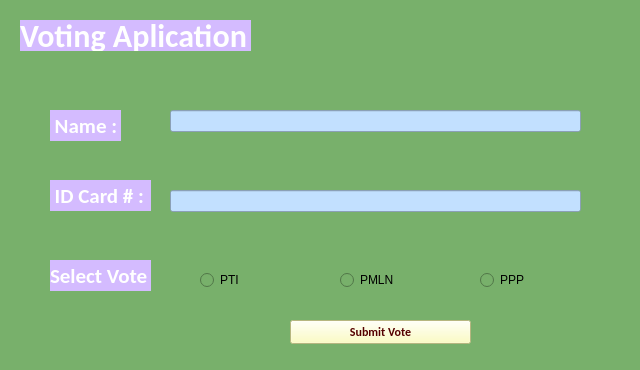
<?xml version="1.0" encoding="UTF-8"?>
<ui version="4.0">
 <class>MainWindow</class>
 <widget class="QMainWindow" name="MainWindow">
  <property name="geometry">
   <rect>
    <x>0</x>
    <y>0</y>
    <width>640</width>
    <height>370</height>
   </rect>
  </property>
  <property name="windowTitle">
   <string>Admin Section - Version 1.2.1</string>
  </property>
  <property name="autoFillBackground">
   <bool>false</bool>
  </property>
  <property name="styleSheet">
   <string notr="true">background-color: rgb(120, 176, 107);</string>
  </property>
  <widget class="QWidget" name="centralwidget">
   <widget class="QLabel" name="label_6">
    <property name="geometry">
     <rect>
      <x>20</x>
      <y>20</y>
      <width>231</width>
      <height>31</height>
     </rect>
    </property>
    <property name="font">
     <font>
      <family>Calibri</family>
      <pointsize>24</pointsize>
      <weight>75</weight>
      <bold>true</bold>
     </font>
    </property>
    <property name="styleSheet">
     <string notr="true">background-color: rgb(212, 187, 255);
color: rgb(255, 255, 255);</string>
    </property>
    <property name="text">
     <string>Voting Aplication</string>
    </property>
   </widget>
   <widget class="QLabel" name="label_7">
    <property name="geometry">
     <rect>
      <x>50</x>
      <y>110</y>
      <width>71</width>
      <height>31</height>
     </rect>
    </property>
    <property name="font">
     <font>
      <family>Calibri</family>
      <pointsize>16</pointsize>
      <weight>75</weight>
      <bold>true</bold>
     </font>
    </property>
    <property name="styleSheet">
     <string notr="true">background-color: rgb(212, 187, 255);
color: rgb(255, 255, 255);</string>
    </property>
    <property name="text">
     <string> Name :</string>
    </property>
   </widget>
   <widget class="QLineEdit" name="lineEdit">
    <property name="geometry">
     <rect>
      <x>170</x>
      <y>110</y>
      <width>411</width>
      <height>22</height>
     </rect>
    </property>
    <property name="styleSheet">
     <string notr="true">background-color: rgb(194, 224, 255);
color: rgb(255, 141, 47);</string>
    </property>
   </widget>
   <widget class="QPushButton" name="pushButton">
    <property name="geometry">
     <rect>
      <x>290</x>
      <y>320</y>
      <width>181</width>
      <height>24</height>
     </rect>
    </property>
    <property name="font">
     <font>
      <family>Calibri</family>
      <weight>75</weight>
      <bold>true</bold>
     </font>
    </property>
    <property name="styleSheet">
     <string notr="true">background-color: rgb(255, 255, 179);
color: rgb(85, 0, 0);</string>
    </property>
    <property name="text">
     <string>Submit Vote</string>
    </property>
   </widget>
   <widget class="QLabel" name="label_10">
    <property name="geometry">
     <rect>
      <x>50</x>
      <y>180</y>
      <width>101</width>
      <height>31</height>
     </rect>
    </property>
    <property name="font">
     <font>
      <family>Calibri</family>
      <pointsize>16</pointsize>
      <weight>75</weight>
      <bold>true</bold>
     </font>
    </property>
    <property name="styleSheet">
     <string notr="true">background-color: rgb(212, 187, 255);
color: rgb(255, 255, 255);</string>
    </property>
    <property name="text">
     <string> ID Card # :</string>
    </property>
   </widget>
   <widget class="QLineEdit" name="lineEdit_3">
    <property name="geometry">
     <rect>
      <x>170</x>
      <y>190</y>
      <width>411</width>
      <height>22</height>
     </rect>
    </property>
    <property name="styleSheet">
     <string notr="true">background-color: rgb(194, 224, 255);
color: rgb(255, 141, 47);</string>
    </property>
   </widget>
   <widget class="QLabel" name="label_11">
    <property name="geometry">
     <rect>
      <x>50</x>
      <y>260</y>
      <width>101</width>
      <height>31</height>
     </rect>
    </property>
    <property name="font">
     <font>
      <family>Calibri</family>
      <pointsize>16</pointsize>
      <weight>75</weight>
      <bold>true</bold>
     </font>
    </property>
    <property name="styleSheet">
     <string notr="true">background-color: rgb(212, 187, 255);
color: rgb(255, 255, 255);</string>
    </property>
    <property name="text">
     <string>Select Vote</string>
    </property>
   </widget>
   <widget class="QRadioButton" name="radioButton_2">
    <property name="geometry">
     <rect>
      <x>340</x>
      <y>270</y>
      <width>91</width>
      <height>20</height>
     </rect>
    </property>
    <property name="text">
     <string>PMLN</string>
    </property>
   </widget>
   <widget class="QRadioButton" name="radioButton_3">
    <property name="geometry">
     <rect>
      <x>480</x>
      <y>270</y>
      <width>91</width>
      <height>20</height>
     </rect>
    </property>
    <property name="text">
     <string>PPP</string>
    </property>
   </widget>
   <widget class="QRadioButton" name="radioButton">
    <property name="geometry">
     <rect>
      <x>200</x>
      <y>270</y>
      <width>91</width>
      <height>20</height>
     </rect>
    </property>
    <property name="text">
     <string>PTI</string>
    </property>
   </widget>
  </widget>
  <widget class="QStatusBar" name="statusbar"/>
 </widget>
 <resources/>
 <connections/>
</ui>
